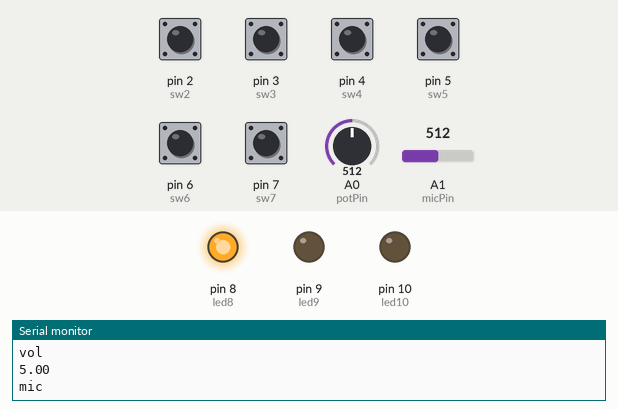
This sketch was run on a simulated Arduino Uno, built with avr-gcc and run on an emulated ATmega328P. Shown: output pins drawn as LEDs (lit = HIGH), the last lines printed to the serial monitor. Dashed ring = blinking. Inputs (shaded band) come from the test bench; at power-on: pin 2 (sw2), pin 3 (sw3), pin 4 (sw4), pin 5 (sw5), pin 6 (sw6), pin 7 (sw7) HIGH, A0 (potPin) = 512, A1 (micPin) = 512.

Above: at 1.3 s.
1.4 s: pin 3 (sw3) pulled LOW for 1 s
At 3.4 s:
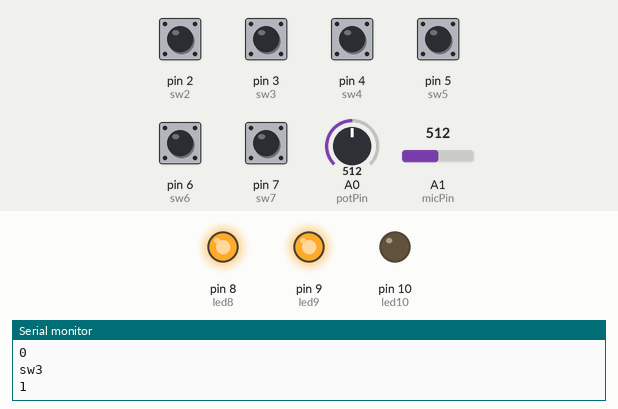
3.9 s: pin 4 (sw4) pulled LOW for 0.15 s
At 4.6 s:
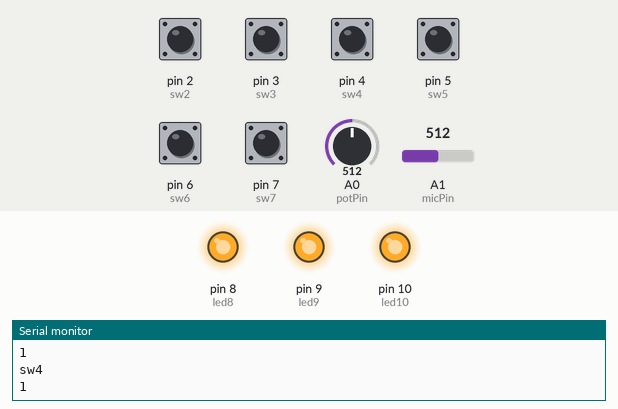
5.6 s: pin 3 (sw3) pulled LOW for 0.15 s
At 7.0 s:
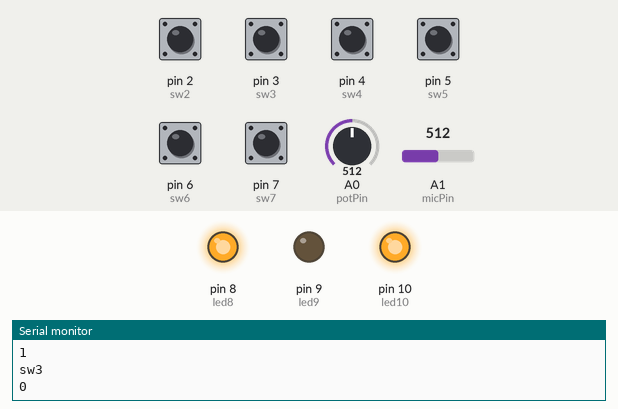
7.3 s: pin 4 (sw4) pulled LOW for 1 s
At 7.8 s:
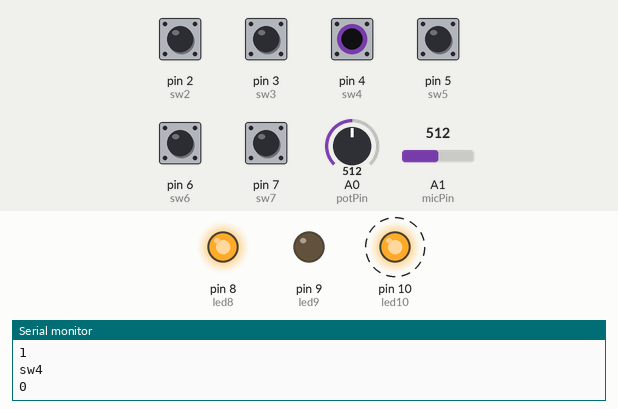
Timing chart, 0 to 10.3 s (numbered marks = the images above; inputs shaded):
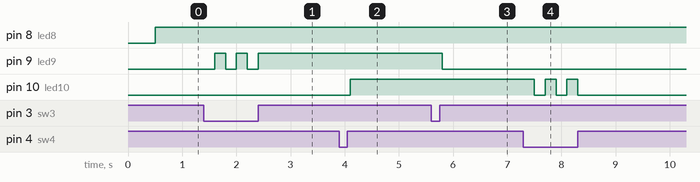

The sketch:

DiscordLink.ino
```cpp
#include "DiscordLink.h"

Switch sw;
Potentionmeter pot;
Mic mic;
LED led;

void setup() {
  // Serial通信開始
  Serial.begin(9600);

  // PinMode設定(PULLUP抵抗を使いたい
  pinMode(sw2, INPUT_PULLUP);
  pinMode(sw3, INPUT_PULLUP);
  pinMode(sw4, INPUT_PULLUP);
  pinMode(sw5, INPUT_PULLUP);
  pinMode(sw6, INPUT_PULLUP);
  pinMode(sw7, INPUT_PULLUP);
  pinMode(led8, OUTPUT);
  pinMode(led9, OUTPUT);
  pinMode(led10, OUTPUT);
}

void loop() {
  // スイッチ: 状態記憶あり
  isSw2 = sw.isClick(sw2, isSw2);
  isSw3 = sw.isClick(sw3, isSw3);
  isSw4 = sw.isClick(sw4, isSw4);

  // スイッチ: 状態記憶なし
  sw.isClick(sw5);
  sw.isClick(sw6);
  sw.isClick(sw7);

  // 可変抵抗
  pot.getPot();
  pot.checkBeforeValue();

  // マイク
  mic.getMic();
  mic.checkThreshold();

  // LED
  led.writeLED();
}
```

DiscordLink.h
```cpp
#ifndef DISCORDLINK_H
#define DISCORDLINK_H

// button input
int sw2 = 2; // userMic
int sw3 = 3;
int sw4 = 4;
int sw5 = 5;
int sw6 = 6;
int sw7 = 7;

// led output
int led8 = 8;
int led9 = 9;
int led10 = 10;

// Analog Pin
int potPin = A0;
int micPin = A1;

// 状態保持用属性
bool isSw2 = false;
bool isSw3 = false;
bool isSw4 = false;

// マイク閾値
const int threshold = 128;

// スイッチクラス
class Switch{
  public:
    void isClick(int);
    bool isClick(int, bool);
};

// 可変抵抗クラス
class Potentionmeter{
  public:
    void getPot();
    void checkBeforeValue();
  private:
    float beforeValue = 0;
    float currentValue;
};

// マイククラス
class Mic{
  public:
    void getMic();
    void checkThreshold();
};

// LEDクラス
class LED{
  public:
    void writeLED();
};

#endif
```

LED.ino
```cpp
#include "DiscordLink.h"

void LED::writeLED()
{
  // LED更新
  digitalWrite(led8, isSw2);
  digitalWrite(led9, isSw3);
  digitalWrite(led10, isSw4);
}
```

Mic.ino
```cpp
#include "DiscordLink.h"

int micInput;

// データ取得
void Mic::getMic()
{
  micInput = analogRead(micPin);
}


void Mic::checkThreshold()
{
    // UserMicオンかつthresholdを超えたら、シリアルにmicを送信
  if (!isSw2)
    if (micInput > threshold){
    isSw2 = true;
    Serial.println("mic");
  }
}
```

Potentionmeter.ino
```cpp
#include "DiscordLink.h"

// データ取得とマップ
void Potentionmeter::getPot()
{
  int rawData;
  rawData = analogRead(potPin);
  currentValue = map(rawData, 0, 1023, 0, 10);
}

// 前の値から変更があったら、Serial Write
void Potentionmeter::checkBeforeValue()
{
  if (currentValue != beforeValue){
    // 値更新
    beforeValue = currentValue;

    // 0.5s delay
    delay(500);

    // それでも同じならvolume更新
    if (currentValue == beforeValue){
      Serial.println("vol");
      Serial.println(currentValue);
    }
  }
}
```

Switch.ino
```cpp
#include "DiscordLink.h"

// 状態記憶なし
void Switch::isClick(int pin)
{
  if (digitalRead(pin) == LOW) {
    // Serial Write
    Serial.print("sw");
    Serial.println(pin);
    delay(200);
  }
}

// 状態記憶あり
bool Switch::isClick(int pin, bool value)
{
  if (digitalRead(pin) == LOW) {
    // State反転
    value = !value;

    // Serial Write
    Serial.print("sw");
    Serial.println(pin);
    Serial.println(value);
    delay(200);
  }

  return value;
}
```

Measured:
- after the input at 1.4 s, pin 9 (led9): alternates HIGH for 0.20 s and LOW for 0.20 s, 5 changes in all, then stays HIGH, starting after 0.20 s
- after the input at 3.9 s, pin 10 (led10): LOW → HIGH after 0.20 s
- after the input at 5.6 s, pin 9 (led9): HIGH → LOW after 0.20 s
- after the input at 7.3 s, pin 10 (led10): alternates HIGH for 0.20 s and LOW for 0.20 s, 5 changes in all, then stays LOW, starting after 0.20 s
